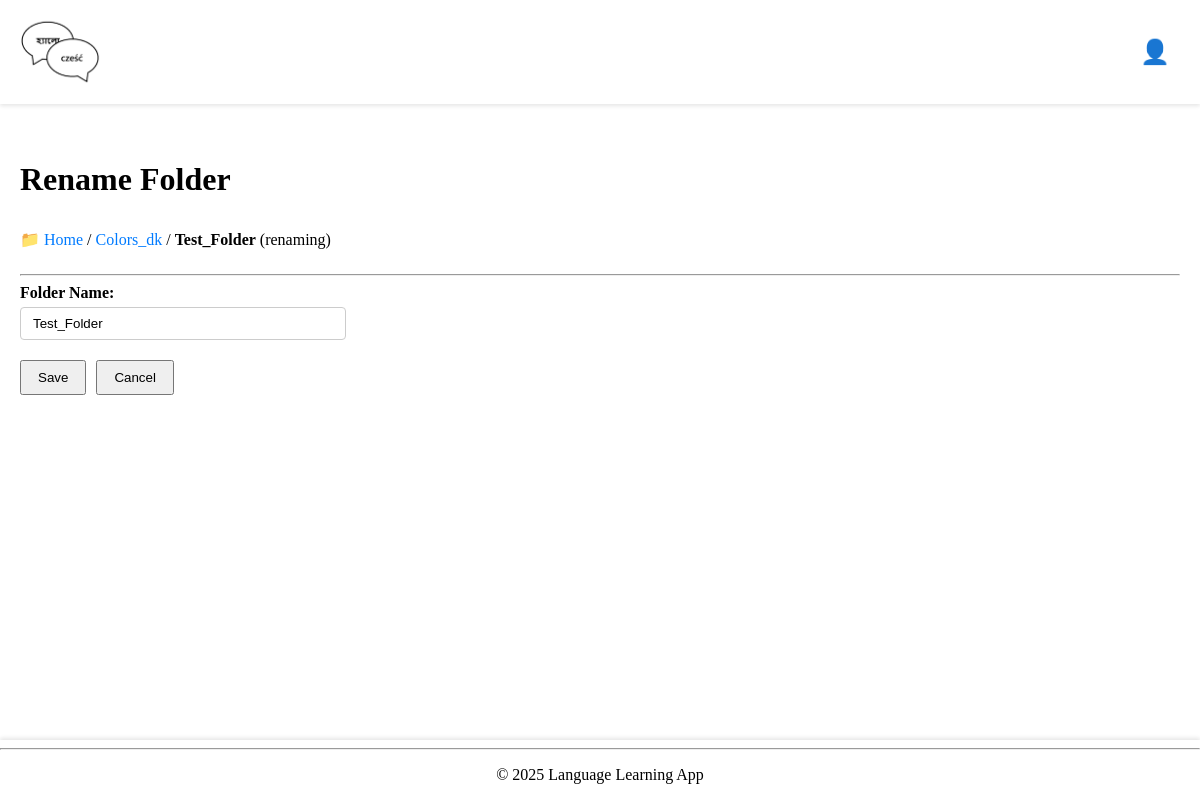
/rename-directory/8/ (signed in), run on the app's committed database.
### base/models.py (models this page shows, shortened)
class UserDirectory(models.Model):
    name = models.CharField(max_length=255)
    user = models.ForeignKey(
        User, on_delete=models.CASCADE, related_name="directories"
    )
    parent_directory = models.ForeignKey(
        "self",
        null=True,
        blank=True,
        on_delete=models.CASCADE,
        related_name="subdirectories",
    )
    is_root = models.BooleanField(default=False)
    created = models.DateTimeField(auto_now_add=True)
    updated = models.DateTimeField(auto_now=True)
    class Meta:
        ordering = ["name"]
        unique_together = ("user", "parent_directory", "name")
    def get_path(self):
        path = []
        current = self
        visited = set()
        while current is not None:
            if current.id in visited:
                break
            visited.add(current.id)
            path.insert(0, current)
            current = current.parent_directory
        return path

### base/views.py (the view)
# urls.py: path("rename-directory/<int:directory_id>/", views.renameDirectory, name="rename-directory"),
@login_required(login_url="login")
def renameDirectory(request, directory_id):
    directory = get_object_or_404(UserDirectory, id=directory_id, user=request.user)
    if directory.is_root:
        messages.error(request, "Cannot rename the Home folder.")
        return redirect("my-lessons", pk=request.user.id)
    parent_id = directory.parent_directory.id if directory.parent_directory else None
    if request.method == "POST":
        form = UserDirectoryForm(
            request.POST,
            instance=directory,
            user=request.user,
            parent_directory=directory.parent_directory
        )
        if form.is_valid():
            form.save()
            messages.success(request, f"Folder renamed to '{directory.name}' successfully!")
            if parent_id:
                return redirect("my-lessons-directory", pk=request.user.id, directory_id=parent_id)
            return redirect("my-lessons", pk=request.user.id)
        else:
            for error in form.errors.values():
                messages.error(request, error[0])
    else:
        form = UserDirectoryForm(instance=directory, user=request.user, parent_directory=directory.parent_directory)
    context = {
        "form": form,
        "directory": directory,
    }
    return render(request, "base/rename_directory.html", context)

### base/forms.py (shortened to what this page needs)
class UserDirectoryForm(forms.ModelForm):
    class Meta:
        model = UserDirectory
        fields = ["name"]
        widgets = {
            "name": forms.TextInput(attrs={"autofocus": "autofocus", "placeholder": "Folder name"}),
        }
    def __init__(self, *args, user=None, parent_directory=None, **kwargs):
        super().__init__(*args, **kwargs)
        self.user = user
        self.parent_directory = parent_directory

### base/templates/base/rename_directory.html (shortened to what this page needs)
{% extends "main.html" %}
{% block content %}
<h1>Rename Folder</h1>
<nav class="breadcrumb-nav">
    <span>📁 </span>
    {% for dir in directory.get_path %}
        {% if forloop.last %}
            <strong>{{ dir.name }}</strong> (renaming)
        {% else %}
            {% if dir.is_root %}
                <a href="{% url 'my-lessons' request.user.id %}">{{ dir.name }}</a>
            {% else %}
                <a href="{% url 'my-lessons-directory' request.user.id dir.id %}">{{ dir.name }}</a>
            {% endif %}
            <span> / </span>
        {% endif %}
    {% endfor %}
</nav>
<hr>
<form method="POST">
    <div class="form-group">
        <label for="id_name">Folder Name:</label>
        {{ form.name }}
    </div>
    <div class="form-actions">
        <button type="submit">Save</button>
        {% if directory.parent_directory %}
            <a href="{% url 'my-lessons-directory' request.user.id directory.parent_directory.id %}">
                <button type="button">Cancel</button>
            </a>
        {% else %}
            <a href="{% url 'my-lessons' request.user.id %}">
                <button type="button">Cancel</button>
            </a>
        {% endif %}
    </div>
</form>
{% endblock content %}

### static/styles/main.css (style rules this page uses)
body { background-color: white; margin: 0; padding: 0; }

### base/templates/base/rename_directory.html (style rules this page uses)
.breadcrumb-nav { padding: 10px 0; margin-bottom: 15px; }
.breadcrumb-nav a { color: #007bff; text-decoration: none; }
.form-group { margin-bottom: 15px; }
.form-group label { display: block; margin-bottom: 5px; font-weight: bold; }
.form-group input { padding: 8px 12px; border: 1px solid #ccc; border-radius: 4px; width: 300px; }
.form-actions { margin-top: 20px; display: flex; gap: 10px; }
.form-actions button { padding: 8px 16px; cursor: pointer; }

### data on the page
UserDirectory: name "Home"
UserDirectory: name "Colors_dk"
UserDirectory: name "Test_Folder"
